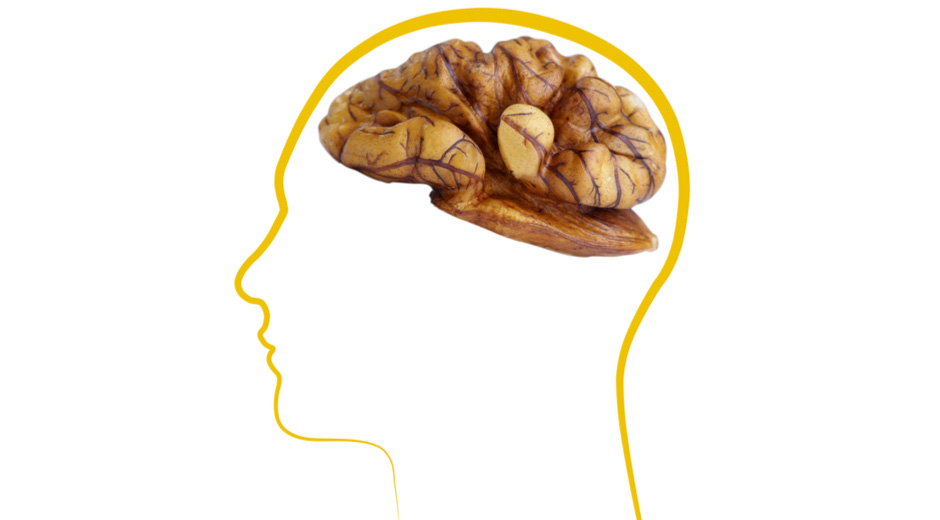
#> input picture Question4/Walnut.jpg, 940 x 520 px
$ python Q4.py
#> lines starting #> are read from the running program, lines starting #| are printed output that depends on the picture
import numpy as np
import cv2 as cv
import sys

LVLS = 5

imgs = [cv.imread('Question4/Walnut.jpg'), cv.imread('Question4/brain.jpg')]
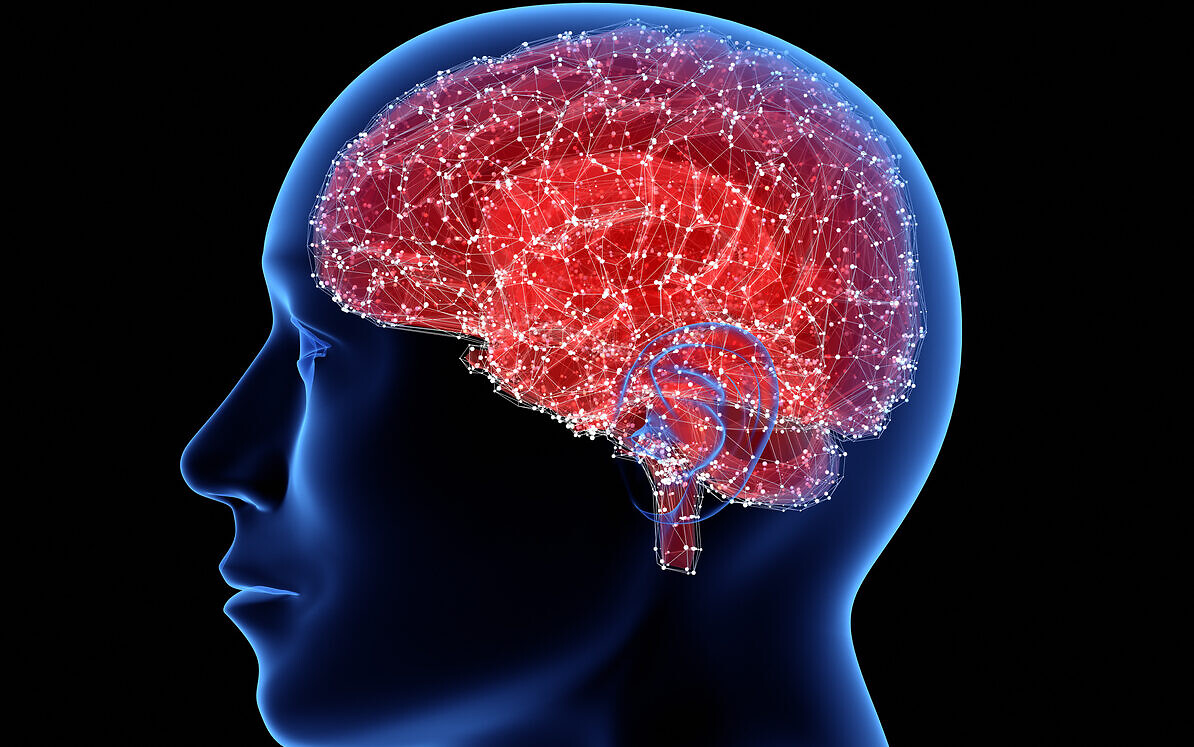
#> input picture Question4/brain.jpg, 1194 x 747 px

if imgs[0] is None or imgs[1] is None:
    sys.exit(f'Could not read img')

height, width, _ = imgs[0].shape
#> height = 520; width = 940
imgs[1] = cv.resize(imgs[1], (width, height))  # Fit second image to be same size as the first


# Calculate Gaussian and Lapcilian Pyramids for both images
gp_imgs = []
lp_imgs = []
for i in range(len(imgs)):
    # Gaussian Pyramid
    copy_img = imgs[i].copy()
    gp_imgs.append([copy_img])
    for j in range(LVLS):
        copy_img = cv.pyrDown(copy_img)
        gp_imgs[i].append(copy_img)
        # cv.imshow(f'gaussian-lvl#{i}', copy_img)

    # Laplacian Pyramid
    copy_img = gp_imgs[i][5]
    lp_imgs.append([copy_img])
    for j in range(LVLS, 0, -1):
        height, width, _ = gp_imgs[i][j-1].shape
        gaussian = cv.pyrUp(gp_imgs[i][j], dstsize=(width, height))
        laplacian_img = cv.subtract(gp_imgs[i][j-1], gaussian)
        lp_imgs[i].append(laplacian_img)
        cv.imshow(f'lapcilean-lvl#{i}', laplacian_img)
#> this loop made 2 passes
#> pass 1, `cv.imshow(f'lapcilean-lvl#{i}', laplacian_img)`:
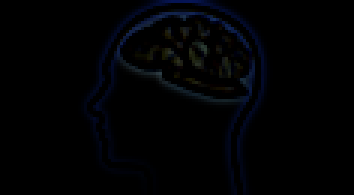
#> window 'lapcilean-lvl#0': shape (65, 118, 3) (shown 3 times larger); mean B, G, R 3.6, 1.8, 1.1
#> pass 1, `cv.imshow(f'lapcilean-lvl#{i}', laplacian_img)`:
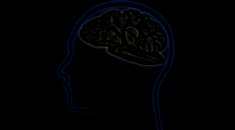
#> window 'lapcilean-lvl#0': shape (130, 235, 3); mean B, G, R 2.6, 1.3, 0.9
#> pass 1, `cv.imshow(f'lapcilean-lvl#{i}', laplacian_img)`:
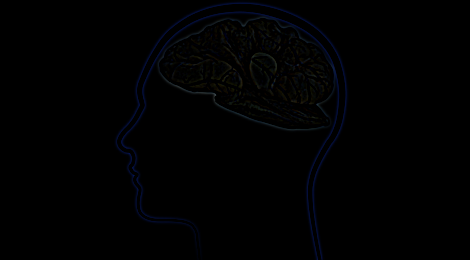
#> window 'lapcilean-lvl#0': shape (260, 470, 3); mean B, G, R 1.6, 0.9, 0.6
#> after the loop, gp_imgs = 2 items; lp_imgs = 2 items


# Combine the 2 images in every level of the lapcilian pyramid
comb_pyramid = []
for img1_lap, img2_lap in zip(lp_imgs[0], lp_imgs[1]):
    cols, rows, ch = img1_lap.shape
    laplacian = np.hstack((img2_lap[:, 0:int(rows/2)], img1_lap[:, int(rows/2):]))
    comb_pyramid.append(laplacian)
#> this loop made 6 passes
#> (cols, rows) on passes 1 to 6: (17, 30), (33, 59), (65, 118), (130, 235), (260, 470), (520, 940)
#> pass 3, `laplacian = np.hstack((img2_lap[:, 0:int(rows/2)], img1_lap[:, int(row..`:
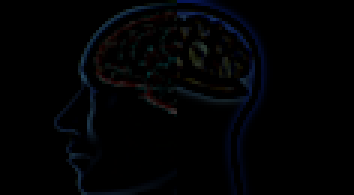
#> laplacian: shape (65, 118, 3) (shown 3 times larger); mean of channels 0, 1, 2 3.9, 2.4, 1.8; drawn as B, G, R
#> after the loop, comb_pyramid = 6 items

# Reconstruct final image from the comined lapcilean pyramid
comb_recon = comb_pyramid[0]
for i in range(1, LVLS+1):
    size = (comb_pyramid[i].shape[1], comb_pyramid[i].shape[0])
    comb_recon = cv.pyrUp(comb_recon, dstsize=size)
    comb_recon = cv.add(comb_pyramid[i], comb_recon)
    # Show every level
    cv.imshow(f'recon-lvl#{i}', comb_recon)
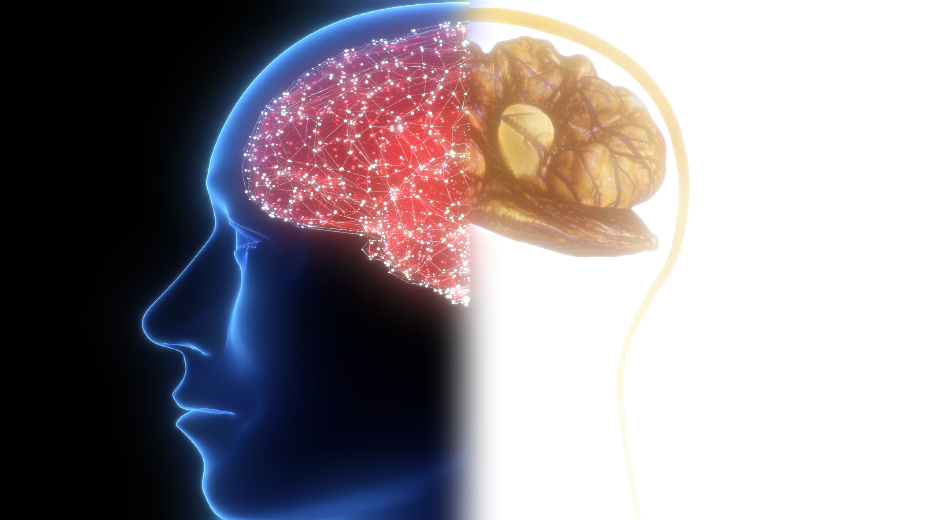
#> comb_recon: shape (520, 940, 3); mean of channels 0, 1, 2 145.2, 140, 147.8; drawn as B, G, R

cv.imshow('image 1', imgs[0])
cv.imshow('image 2', imgs[1])
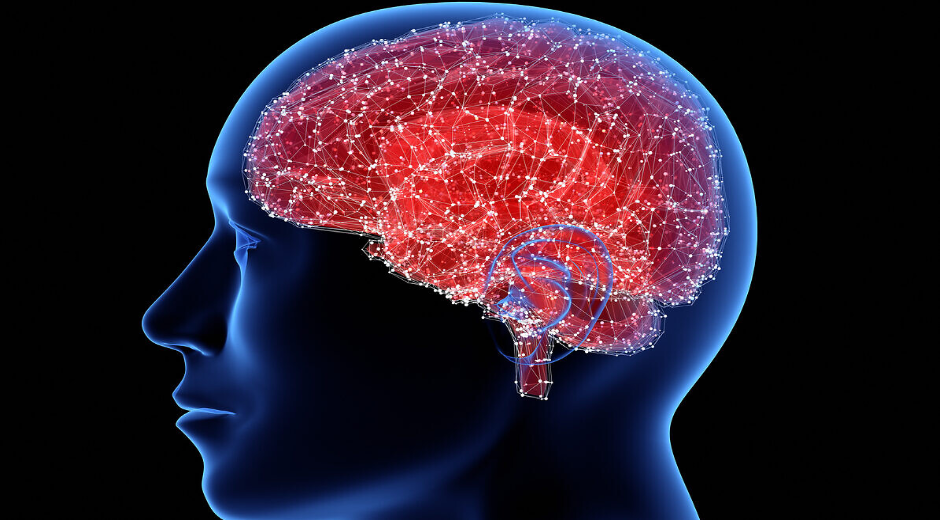
#> window 'image 2': shape (520, 940, 3); mean B, G, R 43.8, 28.3, 46
cv.imshow('Final Image', comb_recon)

k = cv.waitKey(0)
#> (key Esc is pressed here)

# Assignment B: It appears we get a decent result even after 3 levels
